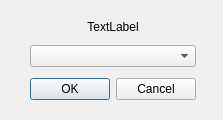
<?xml version="1.0" encoding="UTF-8"?>
<ui version="4.0">
 <class>DialogComboBox</class>
 <widget class="QDialog" name="DialogComboBox">
  <property name="geometry">
   <rect>
    <x>0</x>
    <y>0</y>
    <width>223</width>
    <height>120</height>
   </rect>
  </property>
  <property name="windowTitle">
   <string>Dialog</string>
  </property>
  <widget class="QWidget" name="verticalLayoutWidget">
   <property name="geometry">
    <rect>
     <x>30</x>
     <y>20</y>
     <width>166</width>
     <height>80</height>
    </rect>
   </property>
   <layout class="QVBoxLayout" name="verticalLayout">
    <item>
     <widget class="QLabel" name="label">
      <property name="text">
       <string>TextLabel</string>
      </property>
      <property name="alignment">
       <set>Qt::AlignCenter</set>
      </property>
     </widget>
    </item>
    <item>
     <spacer name="verticalSpacer_2">
      <property name="orientation">
       <enum>Qt::Vertical</enum>
      </property>
      <property name="sizeHint" stdset="0">
       <size>
        <width>20</width>
        <height>40</height>
       </size>
      </property>
     </spacer>
    </item>
    <item>
     <widget class="QComboBox" name="comboBox"/>
    </item>
    <item>
     <spacer name="verticalSpacer">
      <property name="orientation">
       <enum>Qt::Vertical</enum>
      </property>
      <property name="sizeHint" stdset="0">
       <size>
        <width>20</width>
        <height>40</height>
       </size>
      </property>
     </spacer>
    </item>
    <item>
     <widget class="QDialogButtonBox" name="buttonBox">
      <property name="orientation">
       <enum>Qt::Horizontal</enum>
      </property>
      <property name="standardButtons">
       <set>QDialogButtonBox::Cancel|QDialogButtonBox::Ok</set>
      </property>
     </widget>
    </item>
   </layout>
  </widget>
 </widget>
 <resources/>
 <connections>
  <connection>
   <sender>buttonBox</sender>
   <signal>accepted()</signal>
   <receiver>DialogComboBox</receiver>
   <slot>accept()</slot>
   <hints>
    <hint type="sourcelabel">
     <x>248</x>
     <y>254</y>
    </hint>
    <hint type="destinationlabel">
     <x>157</x>
     <y>274</y>
    </hint>
   </hints>
  </connection>
  <connection>
   <sender>buttonBox</sender>
   <signal>rejected()</signal>
   <receiver>DialogComboBox</receiver>
   <slot>reject()</slot>
   <hints>
    <hint type="sourcelabel">
     <x>316</x>
     <y>260</y>
    </hint>
    <hint type="destinationlabel">
     <x>286</x>
     <y>274</y>
    </hint>
   </hints>
  </connection>
 </connections>
</ui>
